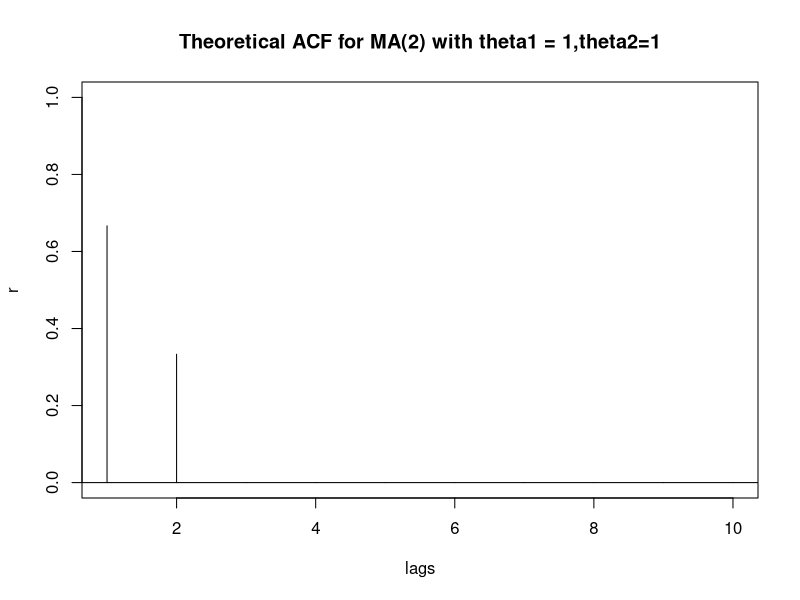
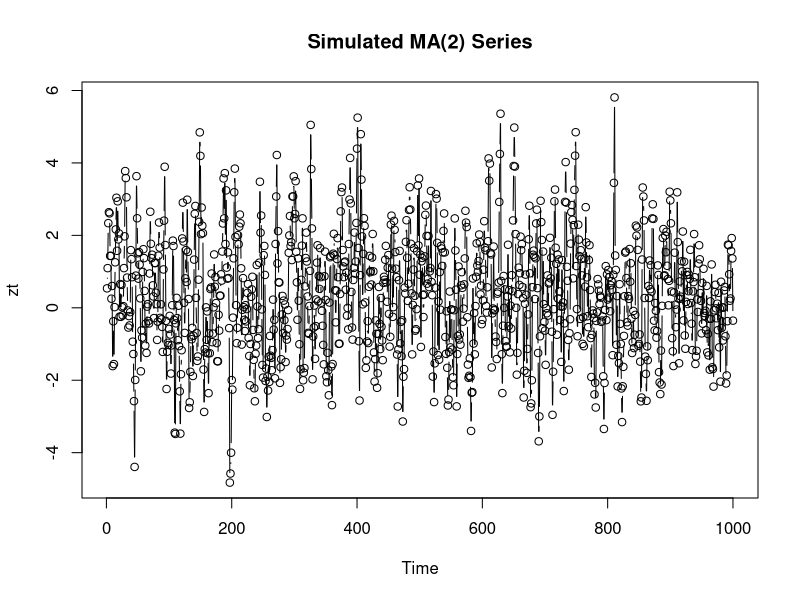
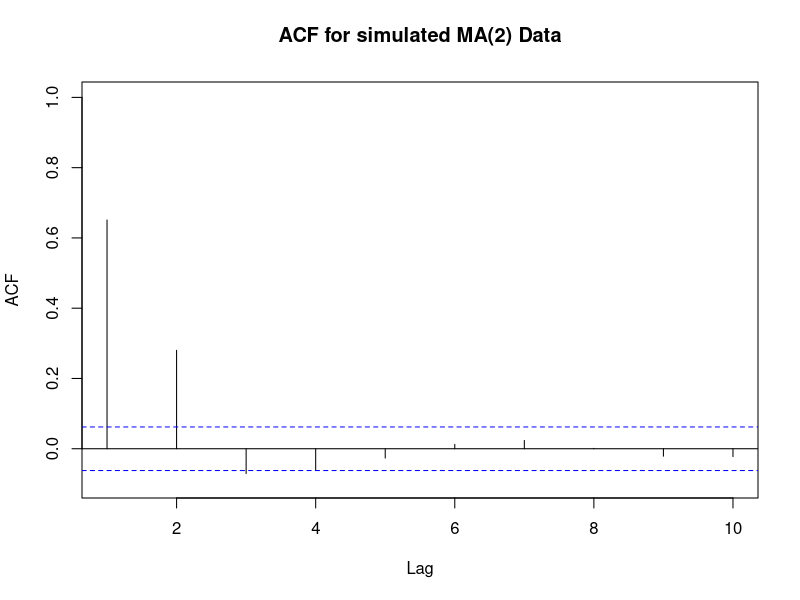

Recreate these plots in R, in order.
## ---- chunk 1
knitr::opts_chunk$set(echo = TRUE)
library(tidyverse)
## ---- chunk 2
acfma2=ARMAacf(ma=c(1,1), lag.max=10)
acfma2
lags=0:10
plot(lags,acfma2,xlim=c(1,10), ylab="r",type="h", main = "Theoretical ACF for MA(2) with theta1 = 1,theta2=1")
abline(h=0)
## ---- chunk 3
zc=arima.sim(n=1000, list(ma=c(1, 1)))
zt=zc+.5
plot(zt, type="b", main = "Simulated MA(2) Series")
## ---- chunk 4
acf(zt, xlim=c(1,10), main="ACF for simulated MA(2) Data")
